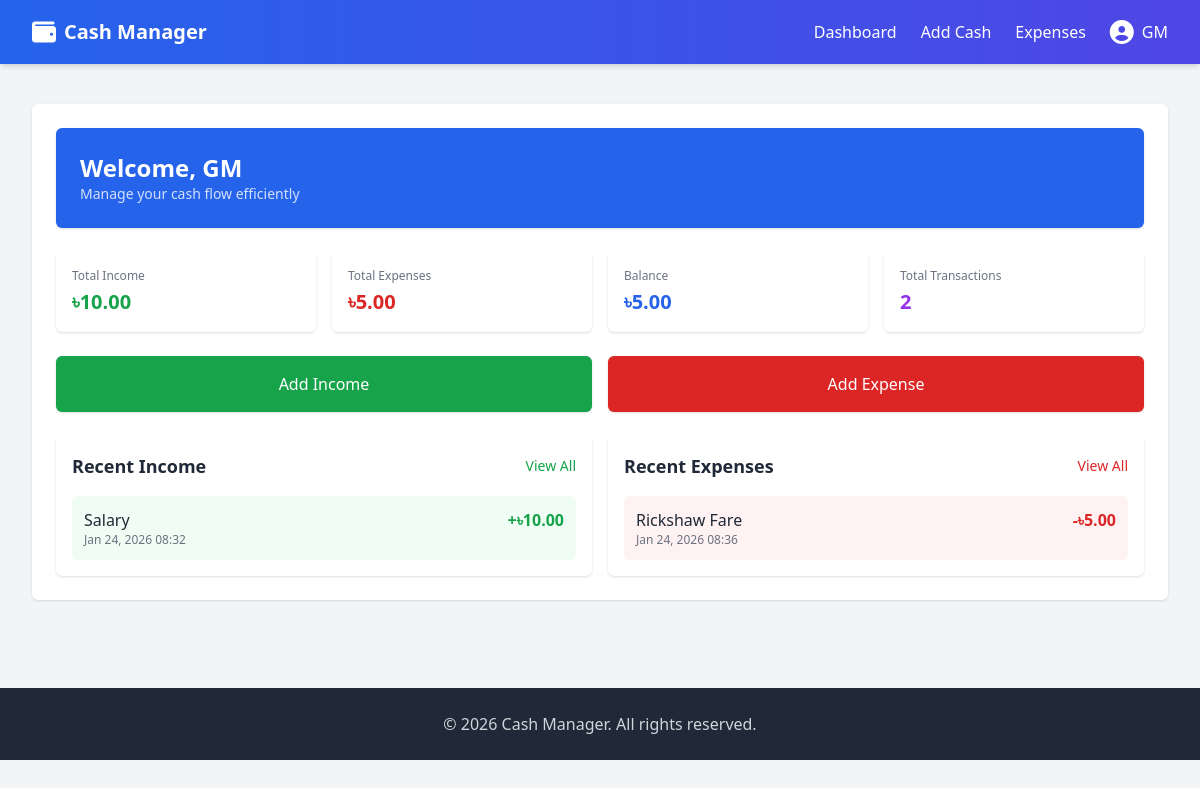
The app's page / (signed in) with its own data.
### ManageCash/models.py (models this page shows)
class AddCash(models.Model):
    user = models.ForeignKey(User, on_delete=models.CASCADE)
    source = models.CharField(max_length=255)
    datetime = models.DateTimeField(auto_now_add=True)
    amount = models.DecimalField(max_digits=10, decimal_places=2)
    description = models.TextField(blank=True)

class Expense(models.Model):
    user = models.ForeignKey(User, on_delete=models.CASCADE)
    description = models.TextField()
    amount = models.DecimalField(max_digits=10, decimal_places=2)
    datetime = models.DateTimeField(auto_now_add=True)

### ManageCash/views.py (the view)
# urls.py: path('', views.dashboard, name='dashboard'),
@login_required(login_url='login')
def dashboard(request):
    cash_additions = AddCash.objects.filter(user=request.user).order_by('-datetime')
    expenses = Expense.objects.filter(user=request.user).order_by('-datetime')
    total_added = AddCash.objects.filter(user=request.user).aggregate(Sum('amount'))['amount__sum'] or 0
    total_spent = Expense.objects.filter(user=request.user).aggregate(Sum('amount'))['amount__sum'] or 0
    balance = total_added - total_spent
    recent_added = cash_additions[:5]
    recent_expenses = expenses[:5]
    context = {
        'total_added': total_added,
        'total_spent': total_spent,
        'balance': balance,
        'cash_additions_count': cash_additions.count(),
        'expenses_count': expenses.count(),
        'recent_added': recent_added,
        'recent_expenses': recent_expenses,
    }
    return render(request, 'ManageCash/dashboard.html', context)

### templates/ManageCash/dashboard.html (shortened to what this page needs)
{% extends 'base.html' %}
{% block content %}
<div class="space-y-6">
    <div class="bg-blue-600 rounded-md shadow p-6 text-white">
        <h1 class="text-2xl font-semibold">Welcome, {{ user.first_name|default:user.username }}</h1>
        <p class="text-sm opacity-80">Manage your cash flow efficiently</p>
    </div>
    <div class="grid grid-cols-1 md:grid-cols-2 lg:grid-cols-4 gap-4">
        <div class="bg-white rounded-md shadow p-4">
            <p class="text-xs text-gray-500">Total Income</p>
            <p class="text-xl font-bold text-green-600 mt-1">৳{{ total_added|floatformat:2 }}</p>
        </div>
        <div class="bg-white rounded-md shadow p-4">
            <p class="text-xs text-gray-500">Total Expenses</p>
            <p class="text-xl font-bold text-red-600 mt-1">৳{{ total_spent|floatformat:2 }}</p>
        </div>
        <div class="bg-white rounded-md shadow p-4">
            <p class="text-xs text-gray-500">Balance</p>
            <p class="text-xl font-bold {% if balance >= 0 %}text-blue-600{% else %}text-red-600{% endif %} mt-1">
                ৳{{ balance|floatformat:2 }}
            </p>
        </div>
        <div class="bg-white rounded-md shadow p-4">
            <p class="text-xs text-gray-500">Total Transactions</p>
            <p class="text-xl font-bold text-purple-600 mt-1">{{ cash_additions_count|add:expenses_count }}</p>
        </div>
    </div>
    <div class="grid grid-cols-1 md:grid-cols-2 gap-4">
        <a href="{% url 'add_cash' %}"
           class="bg-green-600 hover:bg-green-700 text-white rounded-md shadow p-4 text-center transition">
            Add Income
        </a>
        <a href="{% url 'add_expense' %}"
           class="bg-red-600 hover:bg-red-700 text-white rounded-md shadow p-4 text-center transition">
            Add Expense
        </a>
    </div>
    <div class="grid grid-cols-1 lg:grid-cols-2 gap-4">
        <div class="bg-white rounded-md shadow p-4">
            <div class="flex items-center justify-between mb-4">
                <h2 class="text-lg font-semibold text-gray-800">Recent Income</h2>
                <a href="{% url 'cash_list' %}" class="text-green-600 text-sm">View All</a>
            </div>
            {% if recent_added %}
                <div class="space-y-3">
                    {% for cash in recent_added %}
                        <div class="flex justify-between p-3 bg-green-50 rounded-md">
                            <div>
                                <p class="font-medium text-gray-800">{{ cash.source }}</p>
                                <p class="text-xs text-gray-500">{{ cash.datetime|date:"M d, Y H:i" }}</p>
                            </div>
                            <p class="text-green-600 font-semibold">+৳{{ cash.amount|floatformat:2 }}</p>
                        </div>
                    {% endfor %}
                </div>
            {% else %}
                <p class="text-gray-500 text-center py-6 text-sm">No income recorded yet</p>
            {% endif %}
        </div>
        <div class="bg-white rounded-md shadow p-4">
            <div class="flex items-center justify-between mb-4">
                <h2 class="text-lg font-semibold text-gray-800">Recent Expenses</h2>
                <a href="{% url 'expense_list' %}" class="text-red-600 text-sm">View All</a>
            </div>
            {% if recent_expenses %}
                <div class="space-y-3">
                    {% for expense in recent_expenses %}
                        <div class="flex justify-between p-3 bg-red-50 rounded-md">
                            <div>
                                <p class="font-medium text-gray-800">{{ expense.description|truncatewords:3 }}</p>
                                <p class="text-xs text-gray-500">{{ expense.datetime|date:"M d, Y H:i" }}</p>
                            </div>
                            <p class="text-red-600 font-semibold">-৳{{ expense.amount|floatformat:2 }}</p>
                        </div>
                    {% endfor %}
                </div>
            {% else %}
                <p class="text-gray-500 text-center py-6 text-sm">No expenses recorded yet</p>
            {% endif %}
        </div>
    </div>
</div>
{% endblock %}

### templates/base.html (shortened to what this page needs)
<!DOCTYPE html>
<html lang="en">
<head>
    <script src="https://cdn.tailwindcss.com"></script>
    <link rel="stylesheet" href="https://cdnjs.cloudflare.com/ajax/libs/font-awesome/6.4.0/css/all.min.css">
</head>
<body class="bg-gray-100 font-sans">
    {% if user.is_authenticated %}
    <nav class="bg-gradient-to-r from-blue-600 to-indigo-600 shadow-md">
        <div class="max-w-7xl mx-auto px-4 sm:px-6 lg:px-8">
            <div class="flex justify-between h-16 items-center">
                <a href="{% url 'dashboard' %}" class="flex items-center space-x-2 text-white">
                    <i class="fas fa-wallet text-2xl"></i>
                    <span class="text-xl font-semibold">Cash Manager</span>
                </a>
                <div class="flex items-center space-x-6">
                    <a href="{% url 'dashboard' %}" class="text-white hover:text-yellow-300 transition">Dashboard</a>
                    <a href="{% url 'cash_list' %}" class="text-white hover:text-green-300 transition">Add Cash</a>
                    <a href="{% url 'expense_list' %}" class="text-white hover:text-red-300 transition">Expenses</a>
                     <div class="relative group">
                        <button class="flex items-center space-x-2 text-white hover:text-gray-200">
                           <i class="fas fa-user-circle text-2xl"></i>
                           <span>{{ user.first_name|default:user.username }}</span>
                         </button>
                 </div>
                </div>
            </div>
        </div>
    </nav>
    {% endif %}
    <main class="max-w-7xl mx-auto px-4 sm:px-6 lg:px-8 py-10">
        <div class="bg-white rounded-md shadow p-6">
            {% block content %}{% endblock %}
        </div>
    </main>
    <footer class="bg-gray-800 mt-12">
        <div class="max-w-7xl mx-auto px-4 sm:px-6 lg:px-8 py-6 text-center text-gray-300">
            <p>&copy; 2026 Cash Manager. All rights reserved.</p>
        </div>
    </footer>
</body>
</html>

### records on screen
AddCash: source "Salary", datetime "Jan 24, 2026 08:32", amount "10.00"
Expense: description "Rickshaw Fare", datetime "Jan 24, 2026 08:36", amount "5.00"

### other values on screen
{{ user.first_name|default:user.username }} "GM"
{{ total_added|floatformat:2 }} "10.00"
{{ total_spent|floatformat:2 }} "5.00"
{{ balance|floatformat:2 }} "5.00"
{{ cash_additions_count|add:expenses_count }} "2"
